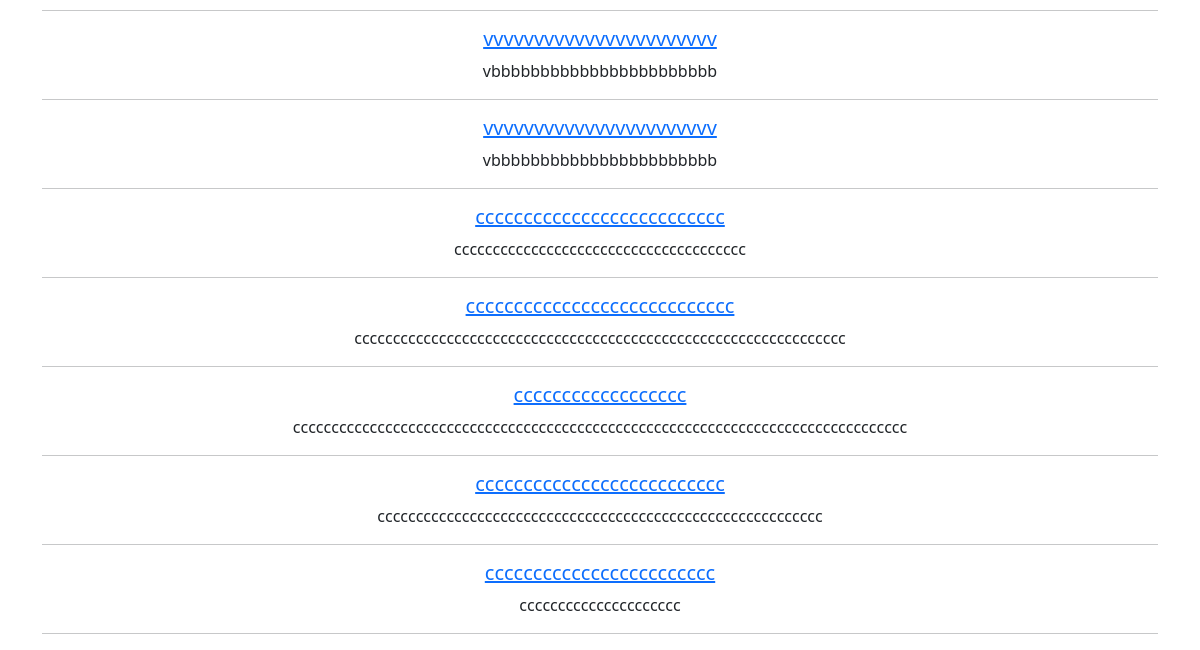
The page /posts/search/ (lower part) on the database as committed earlier.
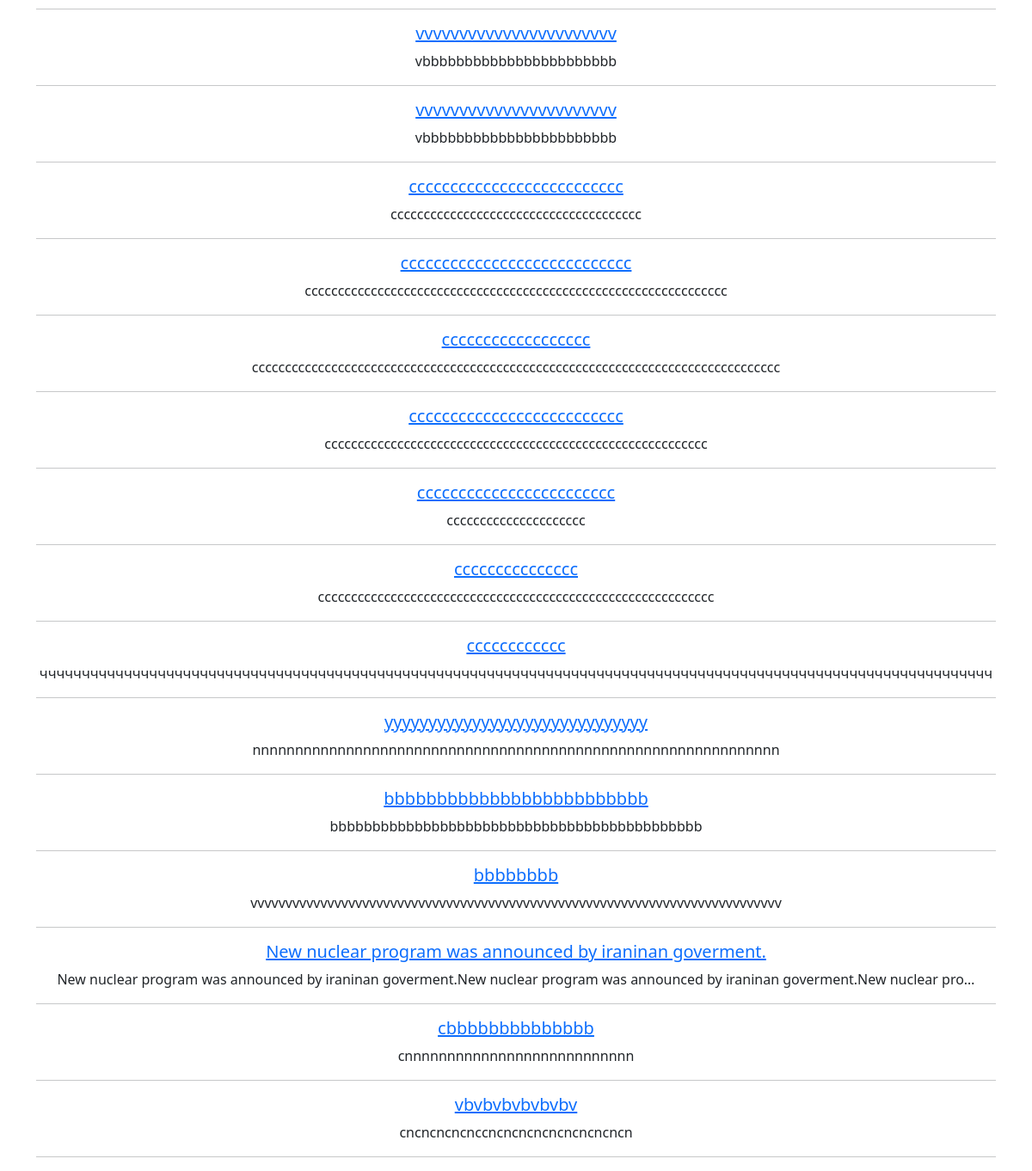
The same page on the database as committed later.
### news/models.py (models this page shows, shortened)
class Post(models.Model):
    author = models.ForeignKey(Author, on_delete=models.CASCADE)
    CHOICES = [
        ('Article', (
            ('PL', 'Policy'),
            ('EC', 'Economic'),
            ('SP', 'Sport'),
            ('ED', 'Education'),
            ('CL', 'Culture'),
        )
         ),
        ('News', (
            ('PL', 'Policy'),
            ('EC', 'Economic'),
            ('SP', 'Sport'),
            ('ED', 'Education'),
            ('CL', 'Culture'),
        )
         ),
    ]
    title = models.CharField(max_length=300)
    text_type = models.CharField(max_length=300, choices=CHOICES)
    category = models.ManyToManyField('Category', through='PostCategory')
    creation_datetime = models.DateTimeField(auto_now_add=True)
    text = models.TextField()
    rating = models.IntegerField(default=0, db_column='rating')

### news/views.py (the view)
# urls.py: path('search/', PostSearch.as_view(), name='post_searching'),
class PostSearch(ListView):
    model = Post
    template_name = 'searching.html'
    context_object_name = 'posts'
    success_url = reverse_lazy('posts_lst')
    def get_queryset(self):
        queryset = super().get_queryset()
        self.filterset = PostFilter(self.request.GET, queryset)
        return self.filterset.qs
    def get_context_data(self, **kwargs):
        context = super().get_context_data(**kwargs)
        context['filterset'] = self.filterset
        return context

### news/templatetags/custom_filters.py (called while the page is built)
@register.filter()
def censor(value):
   for word in bad_words:
      if word.lower() in value.lower():
         value = value.replace(word[1:-2], '*' * (len(word)-1))
   return value

### templates/searching.html (shortened to what this page needs)
{% extends 'flatpages/default.html' %}
{% load custom_filters %}
{% block content %}
{% if posts %}
       <br><h5>Found  post:</h5><br>
       {% for post in posts %}
          <h5><a href="{% url 'post_dtl' pk=post.pk %}">{{ post.title|censor }}</a></h5>
          <a>{{ post.text |truncatechars:128|censor }}</a><br>
          <hr>
       {% endfor %}
   {% else %}
       <h3>There is no post!</h3>
{% endif %}
{% endblock content %}

### templates/flatpages/default.html (shortened to what this page needs)
{% load static %}
<!DOCTYPE html>
<html lang="en">
    <head>
        {% load static %}
        <link href="{% static 'startbootstrap-bare-gh-pages/css/styles.css' %}" rel="stylesheet">
    </head>
    <body>
        <div class="container">
            <div class="row">
                <div class="col-lg-12 text-center">
                    {% block content %}{% endblock content %}
                </div>
            </div>
        </div>
    </body>
</html>

Rows that differ between the two databases and show on the page:
added Post: title|censor "ссссссссссссссс", text|censor "сссссссссссссссссссссссссссссссссссссссссссссссссссссссссссс"
added Post: title|censor "сссссссссссс", text|censor "ччччччччччччччччччччччччччччччччччччччччччччччччччччччччччччччччччччччччччччччччччччччччччччччччччччччччччччччччч"
added Post: title|censor "yyyyyyyyyyyyyyyyyyyyyyyyyyyyyy", text|censor "nnnnnnnnnnnnnnnnnnnnnnnnnnnnnnnnnnnnnnnnnnnnnnnnnnnnnnnnnnnnnn"
added Post: title|censor "bbbbbbbbbbbbbbbbbbbbbbbbb", text|censor "bbbbbbbbbbbbbbbbbbbbbbbbbbbbbbbbbbbbbbbbbbbb"
added Post: title|censor "bbbbbbbb", text|censor "vvvvvvvvvvvvvvvvvvvvvvvvvvvvvvvvvvvvvvvvvvvvvvvvvvvvvvvvvvvvvvvvvvvvvvvvvvvv"
added Post: title|censor "New nuclear program was announced by iraninan goverment.", text|censor "New nuclear program was announced by iraninan goverment.New nuclear program was announced by iraninan goverment.New nuclear pro…"
added Post: title|censor "cbbbbbbbbbbbbbb", text|censor "cnnnnnnnnnnnnnnnnnnnnnnnnnnn"
added Post: title|censor "vbvbvbvbvbvbv", text|censor "cncncncncnccncncncncncncncncncn"
